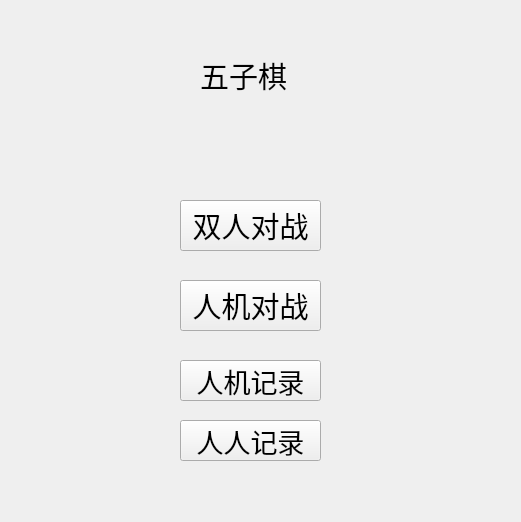
<?xml version="1.0" encoding="UTF-8"?>
<ui version="4.0">
 <class>Mainw</class>
 <widget class="QWidget" name="Mainw">
  <property name="geometry">
   <rect>
    <x>0</x>
    <y>0</y>
    <width>521</width>
    <height>522</height>
   </rect>
  </property>
  <property name="windowTitle">
   <string>Form</string>
  </property>
  <widget class="QLabel" name="label">
   <property name="geometry">
    <rect>
     <x>200</x>
     <y>50</y>
     <width>131</width>
     <height>51</height>
    </rect>
   </property>
   <property name="font">
    <font>
     <family>华文琥珀</family>
     <pointsize>22</pointsize>
    </font>
   </property>
   <property name="text">
    <string>五子棋</string>
   </property>
  </widget>
  <widget class="QPushButton" name="ShuangRenButton">
   <property name="geometry">
    <rect>
     <x>180</x>
     <y>200</y>
     <width>141</width>
     <height>51</height>
    </rect>
   </property>
   <property name="font">
    <font>
     <family>华文琥珀</family>
     <pointsize>22</pointsize>
    </font>
   </property>
   <property name="text">
    <string>双人对战</string>
   </property>
  </widget>
  <widget class="QPushButton" name="RenJiButton">
   <property name="geometry">
    <rect>
     <x>180</x>
     <y>280</y>
     <width>141</width>
     <height>51</height>
    </rect>
   </property>
   <property name="font">
    <font>
     <family>华文琥珀</family>
     <pointsize>22</pointsize>
    </font>
   </property>
   <property name="text">
    <string>人机对战</string>
   </property>
  </widget>
  <widget class="QPushButton" name="renji">
   <property name="geometry">
    <rect>
     <x>180</x>
     <y>360</y>
     <width>141</width>
     <height>41</height>
    </rect>
   </property>
   <property name="font">
    <font>
     <family>华文琥珀</family>
     <pointsize>20</pointsize>
    </font>
   </property>
   <property name="text">
    <string>人机记录</string>
   </property>
  </widget>
  <widget class="QPushButton" name="renren">
   <property name="geometry">
    <rect>
     <x>180</x>
     <y>420</y>
     <width>141</width>
     <height>41</height>
    </rect>
   </property>
   <property name="font">
    <font>
     <family>华文琥珀</family>
     <pointsize>20</pointsize>
    </font>
   </property>
   <property name="text">
    <string>人人记录</string>
   </property>
  </widget>
 </widget>
 <resources/>
 <connections/>
</ui>
